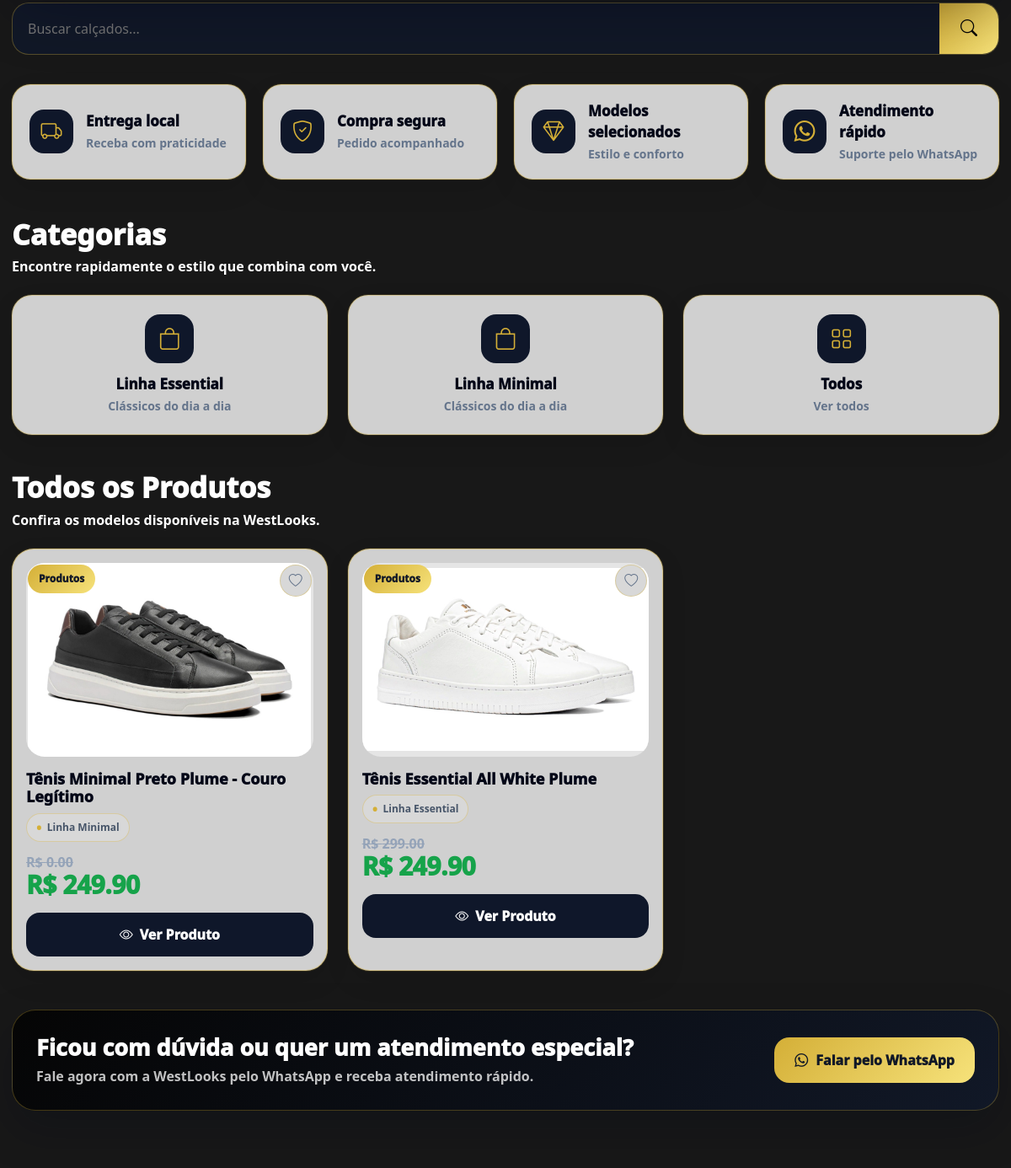
Page /loja (middle part) on the earlier database version.
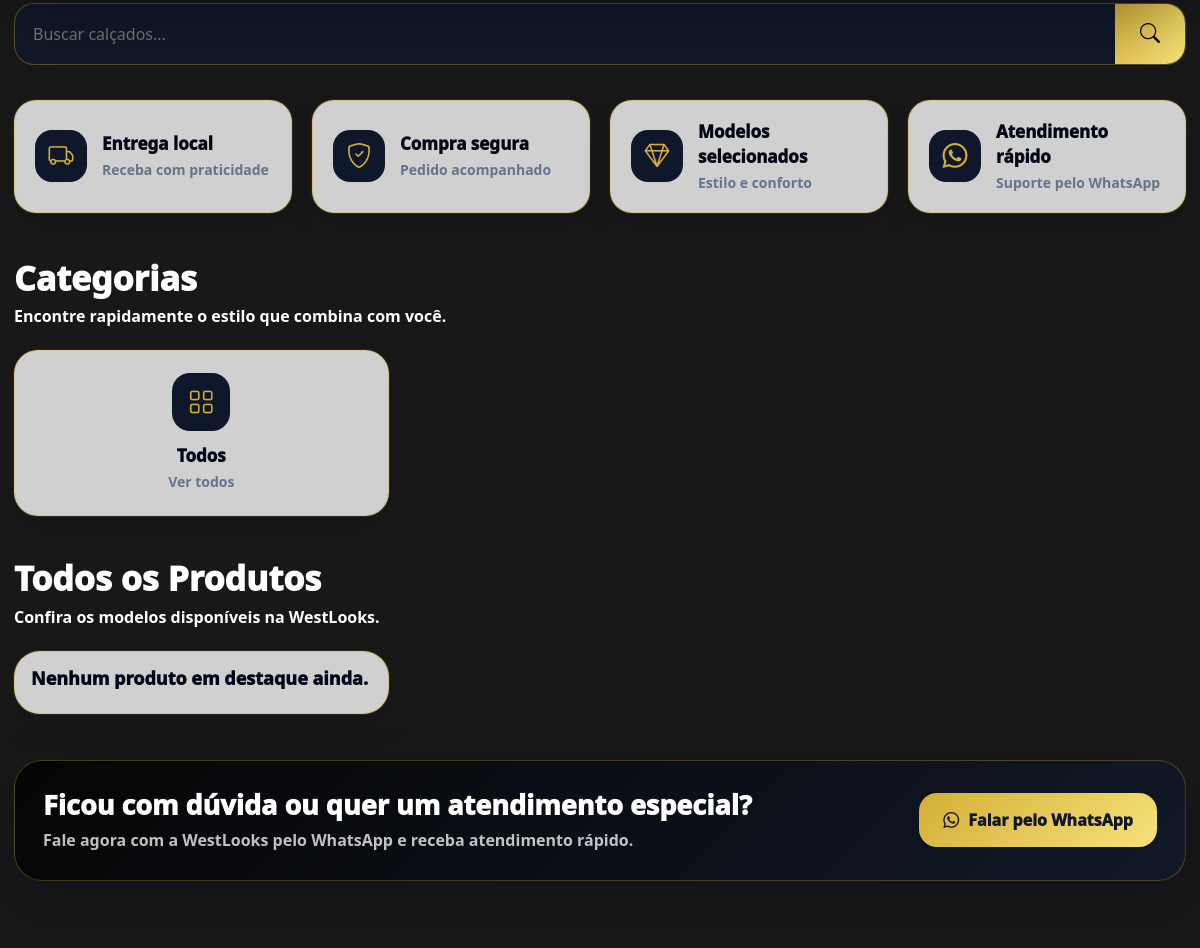
Same page on the later database version.
### app/models/categoria.py (models this page shows)
class Categoria(db.Model):
    __tablename__ = "categorias"
    id = db.Column(db.Integer, primary_key=True)
    nome = db.Column(
        db.String(120),
        nullable=False
    )
    slug = db.Column(
        db.String(150),
        unique=True,
        nullable=False
    )
    descricao = db.Column(
        db.Text
    )
    imagem = db.Column(
        db.String(255)
    )
    destaque = db.Column(
        db.Boolean,
        default=False
    )
    ordem = db.Column(
        db.Integer,
        default=0
    )
    ativo = db.Column(
        db.Boolean,
        default=True
    )
    data_cadastro = db.Column(
        db.DateTime,
        default=datetime.utcnow
    )

### app/models/produto.py (models this page shows)
class Produto(db.Model):
    __tablename__ = "produtos"
    id = db.Column(db.Integer, primary_key=True)
    categoria_id = db.Column(
        db.Integer,
        db.ForeignKey("categorias.id")
    )
    categoria = db.relationship(
        "Categoria",
        backref="produtos"
    )
    nome = db.Column(
        db.String(180),
        nullable=False
    )
    slug = db.Column(
        db.String(220),
        unique=True,
        nullable=False
    )
    descricao = db.Column(
        db.Text
    )
    marca = db.Column(
        db.String(120)
    )
    referencia = db.Column(
        db.String(80)
    )
    preco = db.Column(
        db.Numeric(10, 2),
        nullable=False,
        default=0
    )
    preco_promocional = db.Column(
        db.Numeric(10, 2)
    )
    custo = db.Column(
        db.Numeric(10, 2)
    )
    ativo = db.Column(
        db.Boolean,
        default=True
    )
    destaque = db.Column(
        db.Boolean,
        default=False
    )
    lancamento = db.Column(
        db.Boolean,
        default=False
    )
    mais_vendido = db.Column(
        db.Boolean,
        default=False
    )
    frete_gratis = db.Column(
        db.Boolean,
        default=False
    )
    peso = db.Column(
        db.Float,
        default=0
    )
    altura = db.Column(
        db.Float,
        default=0
    )
    largura = db.Column(
        db.Float,
        default=0
    )
    comprimento = db.Column(
        db.Float,
        default=0
    )
    visualizacoes = db.Column(
        db.Integer,
        default=0
    )
    data_cadastro = db.Column(
        db.DateTime,
        default=datetime.utcnow
    )

### app/models/produto_imagem.py (models this page shows)
class ProdutoImagem(db.Model):
    __tablename__ = "produto_imagens"
    id = db.Column(db.Integer, primary_key=True)
    produto_id = db.Column(db.Integer, db.ForeignKey("produtos.id"), nullable=False)
    produto = db.relationship("Produto", backref="imagens")
    imagem = db.Column(db.String(255), nullable=False)
    principal = db.Column(db.Boolean, default=False)

### app/routes/loja.py (the view)
@loja_bp.route("/")
@loja_bp.route("/loja")
def home():
    produtos = Produto.query.filter_by(
        ativo=True
    ).order_by(
        Produto.data_cadastro.desc()
    ).limit(12).all()
    destaques = Produto.query.filter_by(
        ativo=True,
        destaque=True
    ).order_by(
        Produto.data_cadastro.desc()
    ).limit(8).all()
    lancamentos = Produto.query.filter_by(
        ativo=True,
        lancamento=True
    ).order_by(
        Produto.data_cadastro.desc()
    ).limit(8).all()
    categorias = Categoria.query.filter_by(
        ativo=True
    ).order_by(
        Categoria.ordem.asc()
    ).all()
    busca = request.args.get("q", "").strip()
    if busca:
        produtos = Produto.query.filter(
            Produto.ativo == True,
            Produto.nome.ilike(f"%{busca}%")
        ).order_by(
            Produto.data_cadastro.desc()
        ).all()
    else:
        produtos = Produto.query.filter_by(
            ativo=True
        ).order_by(
            Produto.data_cadastro.desc()
        ).limit(12).all()
    return render_template(
        "loja/home.html",
        produtos=produtos,
        destaques=destaques,
        lancamentos=lancamentos,
        categorias=categorias,
        busca=busca
    )

### app/templates/loja/home.html (shortened to what this page needs)
{% extends "loja/base_loja.html" %}
{% block content %}
<div class="home-v2">
    <div class="busca-westlooks">
        <form method="GET" action="/">
            <input
                type="text"
                name="q"
                placeholder="Buscar calçados..."
                value="{{ busca or '' }}"
            >
            <button type="submit">
                <i class="bi bi-search"></i>
            </button>
        </form>
    </div>
    <div class="beneficios-v2">
        <div class="beneficio-v2">
            <div class="beneficio-icon-v2"><i class="bi bi-truck"></i></div>
            <div>
                <strong>Entrega local</strong>
                <small>Receba com praticidade</small>
            </div>
        </div>
        <div class="beneficio-v2">
            <div class="beneficio-icon-v2"><i class="bi bi-shield-check"></i></div>
            <div>
                <strong>Compra segura</strong>
                <small>Pedido acompanhado</small>
            </div>
        </div>
        <div class="beneficio-v2">
            <div class="beneficio-icon-v2"><i class="bi bi-gem"></i></div>
            <div>
                <strong>Modelos selecionados</strong>
                <small>Estilo e conforto</small>
            </div>
        </div>
        <div class="beneficio-v2">
            <div class="beneficio-icon-v2"><i class="bi bi-whatsapp"></i></div>
            <div>
                <strong>Atendimento rápido</strong>
                <small>Suporte pelo WhatsApp</small>
            </div>
        </div>
    </div>
    <section class="section-v2">
        <div class="section-head-v2">
            <div>
                <h3>Categorias</h3>
                <p>Encontre rapidamente o estilo que combina com você.</p>
            </div>
        </div>
        <div class="categorias-v2">
            {% for categoria in categorias %}
            <a href="{{ url_for('loja.categoria', slug=categoria.slug) }}" class="categoria-v2 text-decoration-none">
                <div class="cat-icon">
                    <i class="bi bi-bag"></i>
                </div>
                <strong>{{ categoria.nome }}</strong>
                <small>Clássicos do dia a dia</small>
            </a>
            {% endfor %}
            <a href="{{ url_for('loja.home') }}#produtos" class="categoria-v2 text-decoration-none">
                <div class="cat-icon">
                    <i class="bi bi-grid"></i>
                </div>
                <strong>Todos</strong>
                <small>Ver todos</small>
            </a>
        </div>
    </section>
    <section class="section-v2" id="produtos">
        <div class="section-head-v2">
            <div>
                <h3>Todos os Produtos</h3>
                <p>Confira os modelos disponíveis na WestLooks.</p>
            </div>
        </div>
        <div class="produtos-grid-v2">
            {% for produto in produtos %}
            <div class="produto-v2">
                <div class="produto-tag-v2">Produtos</div>
                <div
                    class="produto-fav-v2 favorito-btn"
                    data-id="{{ produto.id }}"
                    data-nome="{{ produto.nome }}"
                    data-slug="{{ produto.slug }}">
                    <i class="bi bi-heart"></i>
                </div>
                {% if produto.imagens and produto.imagens|length > 0 %}
                    {% set principal = produto.imagens|selectattr('principal', 'equalto', True)|list %}
                    <div class="produto-img-v2">
                        {% if principal %}
                            <img src="{{ url_for('static', filename='uploads/' ~ principal[0].imagem) }}" alt="{{ produto.nome }}">
                        {% else %}
                            <img src="{{ url_for('static', filename='uploads/' ~ produto.imagens[0].imagem) }}" alt="{{ produto.nome }}">
                        {% endif %}
                    </div>
                {% else %}
                    <div class="produto-img-empty-v2">
                        <i class="bi bi-bag-heart"></i>
                    </div>
                {% endif %}
                <h5>{{ produto.nome }}</h5>
                <div class="produto-cat-v2">
                    {% if produto.categoria %}
                        {{ produto.categoria.nome }}
                    {% else %}
                        Sem categoria
                    {% endif %}
                </div>
                {% if produto.preco_promocional and produto.preco_promocional > 0 %}
                    <div class="preco-antigo-v2">R$ {{ produto.preco }}</div>
                    <div class="preco-v2">R$ {{ produto.preco_promocional }}</div>
                {% else %}
                    <div class="preco-v2">R$ {{ produto.preco }}</div>
                {% endif %}
                <a href="{{ url_for('loja.detalhe_produto', slug=produto.slug) }}" class="btn-produto-v2">
                    <i class="bi bi-eye"></i>
                    Ver Produto
                </a>
            </div>
            {% else %}
            <div class="produto-v2">
                <h5>Nenhum produto em destaque ainda.</h5>
            </div>
            {% endfor %}
        </div>
    </section>
    <div class="cta-v2">
        <div>
            <h3>Ficou com dúvida ou quer um atendimento especial?</h3>
            <p>Fale agora com a WestLooks pelo WhatsApp e receba atendimento rápido.</p>
        </div>
        <a href="https://wa.me/5585996965533" target="_blank" class="btn-whats-v2">
            <i class="bi bi-whatsapp"></i>
            Falar pelo WhatsApp
        </a>
    </div>
</div>
{% endblock %}

### app/templates/loja/base_loja.html (shortened to what this page needs)
<!DOCTYPE html>
<html lang="pt-br">
<head>
    <link href="https://cdn.jsdelivr.net/npm/bootstrap@5.3.7/dist/css/bootstrap.min.css" rel="stylesheet">
    <link href="https://cdn.jsdelivr.net/npm/bootstrap-icons@1.11.3/font/bootstrap-icons.css" rel="stylesheet">
</head>
<body>
<main class="page-container">
    {% block content %}
    {% endblock %}
</main>
</body>
</html>

### app/templates/loja/base_loja.html (style rules this page uses)
:root { --gold:#d4af37; --gold-light:#f6e27a; --dark:#050505; --dark-2:#111111; --card:#1f1f1f; --card-2:#252525; --bg:#181818; --text:#ffffff; --muted:#cfcfcf; }
* { margin:0; padding:0; box-sizing:border-box; }
html, body { overflow-x:hidden; }
body { background:var(--bg); font-family:Segoe UI, sans-serif; color:var(--text); }
.page-container { max-width:1220px; margin:0 auto; padding:0 14px; background:transparent; }
section, .categorias, .produtos, .home-section, .section-home { background:transparent !important; color:#fff !important; }
section h1, section h2, section h3, section p, .categorias h1, .categorias h2, .categorias h3, .categorias p, .produtos h1, .produtos h2, .produtos h3, .produtos p { color:#fff !important; }

### app/templates/loja/home.html (style rules this page uses)
.home-v2 { padding-top:22px; }
.beneficios-v2 { display:grid; grid-template-columns:repeat(4,1fr); gap:20px; margin-top:35px; margin-bottom:45px; }
.beneficio-v2 { background:#d0d0d0; border:1px solid rgba(212,175,55,.45); border-radius:22px; padding:18px 20px; display:flex; align-items:center; gap:15px; box-shadow:0 18px 38px rgba(15,23,42,.10); }
.beneficio-icon-v2 { width:52px; height:52px; border-radius:17px; background:#0f172a; color:#d4af37; display:grid; place-items:center; font-size:25px; flex-shrink:0; }
.beneficio-v2 strong { display:block; color:#020617; font-size:17px; font-weight:950; }
.beneficio-v2 small { color:#64748b; font-weight:750; }
.section-v2 { margin-top:42px; }
.section-head-v2 { display:flex; justify-content:space-between; align-items:end; gap:18px; flex-wrap:wrap; margin-bottom:22px; }
.section-head-v2 h3 { margin:0; color:#020617; font-size:34px; font-weight:950; }
.section-head-v2 p { margin:6px 0 0; color:#64748b; font-size:16px; font-weight:750; }
.categorias-v2 { display:grid; grid-template-columns:repeat(auto-fit,minmax(220px,1fr)); gap:24px; }
.categoria-v2 { background:#d0d0d0; border:1px solid rgba(212,175,55,.35); border-radius:24px; padding:22px 18px; text-align:center; box-shadow:0 16px 34px rgba(15,23,42,.06); transition:.2s ease; min-height:150px; }
.categoria-v2 .cat-icon { width:58px; height:58px; margin:0 auto 12px; border-radius:18px; background:#0f172a; color:#d4af37; display:grid; place-items:center; font-size:26px; }
.categoria-v2 strong { display:block; color:#020617; font-size:17px; font-weight:950; }
.categoria-v2 small { color:#64748b; font-weight:700; }
.produtos-grid-v2 { display:grid; grid-template-columns:repeat(auto-fit,minmax(280px,1fr)); gap:24px; }
.produto-v2 { background:#d0d0d0; border:1px solid rgba(212,175,55,.45); border-radius:26px; padding:16px; position:relative; box-shadow:0 18px 38px rgba(15,23,42,.08); transition:.22s ease; }
.produto-v2 h5 { margin:0 0 8px; color:#020617; font-size:18px; font-weight:950; line-height:1.2; }
.cta-v2 { margin-top:46px; border-radius:28px; padding:28px; background:linear-gradient(135deg,#050505,#111827); color:#fff; display:flex; justify-content:space-between; align-items:center; gap:22px; box-shadow:0 22px 52px rgba(2,6,23,.25); border:1px solid rgba(212,175,55,.30); }
.cta-v2 h3 { margin:0 0 6px; font-size:27px; font-weight:950; }
.cta-v2 p { margin:0; color:rgba(255,255,255,.75); font-weight:650; }
.btn-whats-v2 { display:inline-flex; align-items:center; gap:9px; border-radius:18px; padding:15px 24px; background:linear-gradient(135deg,#d4af37,#f6e27a); color:#111827; font-weight:950; text-decoration:none; white-space:nowrap; }
.beneficio-v2, .categoria-v2, .produto-v2 { box-shadow: 0 0 0 1px rgba(212,175,55,.12), 0 12px 30px rgba(0,0,0,.10); }
@media (max-width:1200px) { .produtos-grid-v2 { grid-template-columns:repeat(3,1fr); } }
@media (max-width:1200px) { .categorias-v2 { grid-template-columns:repeat(3,1fr); } }
body, main, .page-container { background:#181818 !important; }
.busca-westlooks { margin:30px 0; }
.busca-westlooks form { display:flex; background:#111827; border:1px solid rgba(212,175,55,.35); border-radius:20px; overflow:hidden; }
.busca-westlooks input { flex:1; border:none; background:transparent; color:#fff; padding:18px; font-size:16px; }
.busca-westlooks button { width:70px; border:none; background:linear-gradient(135deg,#d4af37,#f6e27a); color:#050505; font-size:20px; }

Differences in the rows shown:
removed Categoria: nome "Linha Essential"
removed Categoria: nome "Linha Minimal"
removed Produto: imagem (picture), nome "Tênis Minimal Preto Plume - Couro Legítimo", categoria.nome "Linha Minimal", preco "0.00", preco_promocional "249.90"
removed Produto: imagem (picture), nome "Tênis Essential All White Plume", categoria.nome "Linha Essential", preco "299.00", preco_promocional "249.90"
Other differences:
text now shown: "Nenhum produto em destaque ainda."
